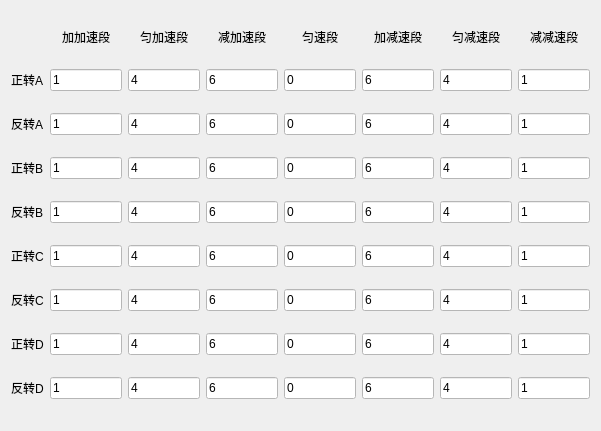
   <widget class="QWidget" name="layoutWidget">
    <property name="geometry">
     <rect>
      <x>550</x>
      <y>50</y>
      <width>601</width>
      <height>431</height>
     </rect>
    </property>
    <layout class="QGridLayout" name="gridLayout_2">
     <item row="0" column="1">
      <widget class="QLabel" name="label_15">
       <property name="minimumSize">
        <size>
         <width>0</width>
         <height>20</height>
        </size>
       </property>
       <property name="maximumSize">
        <size>
         <width>16777215</width>
         <height>20</height>
        </size>
       </property>
       <property name="text">
        <string>加加速段</string>
       </property>
       <property name="alignment">
        <set>Qt::AlignCenter</set>
       </property>
      </widget>
     </item>
     <item row="0" column="2">
      <widget class="QLabel" name="label_16">
       <property name="minimumSize">
        <size>
         <width>0</width>
         <height>20</height>
        </size>
       </property>
       <property name="maximumSize">
        <size>
         <width>16777215</width>
         <height>20</height>
        </size>
       </property>
       <property name="text">
        <string>匀加速段</string>
       </property>
       <property name="alignment">
        <set>Qt::AlignCenter</set>
       </property>
      </widget>
     </item>
     <item row="0" column="3">
      <widget class="QLabel" name="label_17">
       <property name="minimumSize">
        <size>
         <width>0</width>
         <height>20</height>
        </size>
       </property>
       <property name="maximumSize">
        <size>
         <width>16777215</width>
         <height>20</height>
        </size>
       </property>
       <property name="text">
        <string>减加速段</string>
       </property>
       <property name="alignment">
        <set>Qt::AlignCenter</set>
       </property>
      </widget>
     </item>
     <item row="0" column="4">
      <widget class="QLabel" name="label_18">
       <property name="minimumSize">
        <size>
         <width>0</width>
         <height>20</height>
        </size>
       </property>
       <property name="maximumSize">
        <size>
         <width>16777215</width>
         <height>20</height>
        </size>
       </property>
       <property name="text">
        <string>匀速段</string>
       </property>
       <property name="alignment">
        <set>Qt::AlignCenter</set>
       </property>
      </widget>
     </item>
     <item row="0" column="5">
      <widget class="QLabel" name="label_27">
       <property name="minimumSize">
        <size>
         <width>0</width>
         <height>20</height>
        </size>
       </property>
       <property name="maximumSize">
        <size>
         <width>16777215</width>
         <height>20</height>
        </size>
       </property>
       <property name="text">
        <string>加减速段</string>
       </property>
       <property name="alignment">
        <set>Qt::AlignCenter</set>
       </property>
      </widget>
     </item>
     <item row="0" column="6">
      <widget class="QLabel" name="label_28">
       <property name="minimumSize">
        <size>
         <width>0</width>
         <height>20</height>
        </size>
       </property>
       <property name="maximumSize">
        <size>
         <width>16777215</width>
         <height>20</height>
        </size>
       </property>
       <property name="text">
        <string>匀减速段</string>
       </property>
       <property name="alignment">
        <set>Qt::AlignCenter</set>
       </property>
      </widget>
     </item>
     <item row="0" column="7">
      <widget class="QLabel" name="label_43">
       <property name="minimumSize">
        <size>
         <width>0</width>
         <height>20</height>
        </size>
       </property>
       <property name="maximumSize">
        <size>
         <width>16777215</width>
         <height>20</height>
        </size>
       </property>
       <property name="text">
        <string>减减速段</string>
       </property>
       <property name="alignment">
        <set>Qt::AlignCenter</set>
       </property>
      </widget>
     </item>
     <item row="1" column="0">
      <widget class="QLabel" name="label_19">
       <property name="text">
        <string>正转A</string>
       </property>
      </widget>
     </item>
     <item row="1" column="1">
      <widget class="QLineEdit" name="lineEditA1">
       <property name="styleSheet">
        <string notr="true">background-color: rgb(255, 255, 255);</string>
       </property>
       <property name="text">
        <string>1</string>
       </property>
      </widget>
     </item>
     <item row="1" column="2">
      <widget class="QLineEdit" name="lineEditA2">
       <property name="styleSheet">
        <string notr="true">background-color: rgb(255, 255, 255);</string>
       </property>
       <property name="text">
        <string>4</string>
       </property>
      </widget>
     </item>
     <item row="1" column="3">
      <widget class="QLineEdit" name="lineEditA3">
       <property name="styleSheet">
        <string notr="true">background-color: rgb(255, 255, 255);</string>
       </property>
       <property name="text">
        <string>6</string>
       </property>
      </widget>
     </item>
     <item row="1" column="4">
      <widget class="QLineEdit" name="lineEditA4">
       <property name="styleSheet">
        <string notr="true">background-color: rgb(255, 255, 255);</string>
       </property>
       <property name="text">
        <string>0</string>
       </property>
      </widget>
     </item>
     <item row="1" column="5">
      <widget class="QLineEdit" name="lineEditA5">
       <property name="styleSheet">
        <string notr="true">background-color: rgb(255, 255, 255);</string>
       </property>
       <property name="text">
        <string>6</string>
       </property>
      </widget>
     </item>
     <item row="1" column="6">
      <widget class="QLineEdit" name="lineEditA6">
       <property name="styleSheet">
        <string notr="true">background-color: rgb(255, 255, 255);</string>
       </property>
       <property name="text">
        <string>4</string>
       </property>
      </widget>
     </item>
     <item row="1" column="7">
      <widget class="QLineEdit" name="lineEditA7">
       <property name="styleSheet">
        <string notr="true">background-color: rgb(255, 255, 255);</string>
       </property>
       <property name="text">
        <string>1</string>
       </property>
      </widget>
     </item>
     <item row="2" column="0">
      <widget class="QLabel" name="label_20">
       <property name="text">
        <string>反转A</string>
       </property>
      </widget>
     </item>
     <item row="2" column="1">
      <widget class="QLineEdit" name="lineEditA11">
       <property name="styleSheet">
        <string notr="true">background-color: rgb(255, 255, 255);</string>
       </property>
       <property name="text">
        <string>1</string>
       </property>
      </widget>
     </item>
     <item row="2" column="2">
      <widget class="QLineEdit" name="lineEditA22">
       <property name="styleSheet">
        <string notr="true">background-color: rgb(255, 255, 255);</string>
       </property>
       <property name="text">
        <string>4</string>
       </property>
      </widget>
     </item>
     <item row="2" column="3">
      <widget class="QLineEdit" name="lineEditA33">
       <property name="styleSheet">
        <string notr="true">background-color: rgb(255, 255, 255);</string>
       </property>
       <property name="text">
        <string>6</string>
       </property>
      </widget>
     </item>
     <item row="2" column="4">
      <widget class="QLineEdit" name="lineEditA44">
       <property name="styleSheet">
        <string notr="true">background-color: rgb(255, 255, 255);</string>
       </property>
       <property name="text">
        <string>0</string>
       </property>
      </widget>
     </item>
     <item row="2" column="5">
      <widget class="QLineEdit" name="lineEditA55">
       <property name="styleSheet">
        <string notr="true">background-color: rgb(255, 255, 255);</string>
       </property>
       <property name="text">
        <string>6</string>
       </property>
      </widget>
     </item>
     <item row="2" column="6">
      <widget class="QLineEdit" name="lineEditA66">
       <property name="styleSheet">
        <string notr="true">background-color: rgb(255, 255, 255);</string>
       </property>
       <property name="text">
        <string>4</string>
       </property>
      </widget>
     </item>
     <item row="2" column="7">
      <widget class="QLineEdit" name="lineEditA77">
       <property name="styleSheet">
        <string notr="true">background-color: rgb(255, 255, 255);</string>
       </property>
       <property name="text">
        <string>1</string>
       </property>
      </widget>
     </item>
     <item row="3" column="0">
      <widget class="QLabel" name="label_21">
       <property name="text">
        <string>正转B</string>
       </property>
      </widget>
     </item>
     <item row="3" column="1">
      <widget class="QLineEdit" name="lineEditB1">
       <property name="styleSheet">
        <string notr="true">background-color: rgb(255, 255, 255);</string>
       </property>
       <property name="text">
        <string>1</string>
       </property>
      </widget>
     </item>
     <item row="3" column="2">
      <widget class="QLineEdit" name="lineEditB2">
       <property name="styleSheet">
        <string notr="true">background-color: rgb(255, 255, 255);</string>
       </property>
       <property name="text">
        <string>4</string>
       </property>
      </widget>
     </item>
     <item row="3" column="3">
      <widget class="QLineEdit" name="lineEditB3">
       <property name="styleSheet">
        <string notr="true">background-color: rgb(255, 255, 255);</string>
       </property>
       <property name="text">
        <string>6</string>
       </property>
      </widget>
     </item>
     <item row="3" column="4">
      <widget class="QLineEdit" name="lineEditB4">
       <property name="styleSheet">
        <string notr="true">background-color: rgb(255, 255, 255);</string>
       </property>
       <property name="text">
        <string>0</string>
       </property>
      </widget>
     </item>
     <item row="3" column="5">
      <widget class="QLineEdit" name="lineEditB5">
       <property name="styleSheet">
        <string notr="true">background-color: rgb(255, 255, 255);</string>
       </property>
       <property name="text">
        <string>6</string>
       </property>
      </widget>
     </item>
     <item row="3" column="6">
      <widget class="QLineEdit" name="lineEditB6">
       <property name="styleSheet">
        <string notr="true">background-color: rgb(255, 255, 255);</string>
       </property>
       <property name="text">
        <string>4</string>
       </property>
      </widget>
     </item>
     <item row="3" column="7">
      <widget class="QLineEdit" name="lineEditB7">
       <property name="styleSheet">
        <string notr="true">background-color: rgb(255, 255, 255);</string>
       </property>
       <property name="text">
        <string>1</string>
       </property>
      </widget>
     </item>
     <item row="4" column="0">
      <widget class="QLabel" name="label_22">
       <property name="text">
        <string>反转B</string>
       </property>
      </widget>
     </item>
     <item row="4" column="1">
      <widget class="QLineEdit" name="lineEditB11">
       <property name="styleSheet">
        <string notr="true">background-color: rgb(255, 255, 255);</string>
       </property>
       <property name="text">
        <string>1</string>
       </property>
      </widget>
     </item>
     <item row="4" column="2">
      <widget class="QLineEdit" name="lineEditB22">
       <property name="styleSheet">
        <string notr="true">background-color: rgb(255, 255, 255);</string>
       </property>
       <property name="text">
        <string>4</string>
       </property>
      </widget>
     </item>
     <item row="4" column="3">
      <widget class="QLineEdit" name="lineEditB33">
       <property name="styleSheet">
        <string notr="true">background-color: rgb(255, 255, 255);</string>
       </property>
       <property name="text">
        <string>6</string>
       </property>
      </widget>
     </item>
     <item row="4" column="4">
      <widget class="QLineEdit" name="lineEditB44">
       <property name="styleSheet">
        <string notr="true">background-color: rgb(255, 255, 255);</string>
       </property>
       <property name="text">
        <string>0</string>
       </property>
      </widget>
     </item>
     <item row="4" column="5">
      <widget class="QLineEdit" name="lineEditB55">
       <property name="styleSheet">
        <string notr="true">background-color: rgb(255, 255, 255);</string>
       </property>
       <property name="text">
        <string>6</string>
       </property>
      </widget>
     </item>
     <item row="4" column="6">
      <widget class="QLineEdit" name="lineEditB66">
       <property name="styleSheet">
        <string notr="true">background-color: rgb(255, 255, 255);</string>
       </property>
       <property name="text">
        <string>4</string>
       </property>
      </widget>
     </item>
     <item row="4" column="7">
      <widget class="QLineEdit" name="lineEditB77">
       <property name="styleSheet">
        <string notr="true">background-color: rgb(255, 255, 255);</string>
       </property>
       <property name="text">
        <string>1</string>
       </property>
      </widget>
     </item>
     <item row="5" column="0">
      <widget class="QLabel" name="label_23">
       <property name="text">
        <string>正转C</string>
       </property>
      </widget>
     </item>
     <item row="5" column="1">
      <widget class="QLineEdit" name="lineEditC1">
       <property name="styleSheet">
        <string notr="true">background-color: rgb(255, 255, 255);</string>
       </property>
       <property name="text">
        <string>1</string>
       </property>
      </widget>
     </item>
     <item row="5" column="2">
      <widget class="QLineEdit" name="lineEditC2">
       <property name="styleSheet">
        <string notr="true">background-color: rgb(255, 255, 255);</string>
       </property>
       <property name="text">
        <string>4</string>
       </property>
      </widget>
     </item>
     <item row="5" column="3">
      <widget class="QLineEdit" name="lineEditC3">
       <property name="styleSheet">
        <string notr="true">background-color: rgb(255, 255, 255);</string>
       </property>
       <property name="text">
        <string>6</string>
       </property>
      </widget>
     </item>
     <item row="5" column="4">
      <widget class="QLineEdit" name="lineEditC4">
       <property name="styleSheet">
        <string notr="true">background-color: rgb(255, 255, 255);</string>
       </property>
       <property name="text">
        <string>0</string>
       </property>
      </widget>
     </item>
     <item row="5" column="5">
      <widget class="QLineEdit" name="lineEditC5">
       <property name="styleSheet">
        <string notr="true">background-color: rgb(255, 255, 255);</string>
       </property>
       <property name="text">
        <string>6</string>
       </property>
      </widget>
     </item>
     <item row="5" column="6">
      <widget class="QLineEdit" name="lineEditC6">
       <property name="styleSheet">
        <string notr="true">background-color: rgb(255, 255, 255);</string>
       </property>
       <property name="text">
        <string>4</string>
       </property>
      </widget>
     </item>
     <item row="5" column="7">
      <widget class="QLineEdit" name="lineEditC7">
       <property name="styleSheet">
        <string notr="true">background-color: rgb(255, 255, 255);</string>
       </property>
       <property name="text">
        <string>1</string>
       </property>
      </widget>
     </item>
     <item row="6" column="0">
      <widget class="QLabel" name="label_24">
       <property name="text">
        <string>反转C</string>
       </property>
      </widget>
     </item>
     <item row="6" column="1">
      <widget class="QLineEdit" name="lineEditC11">
       <property name="styleSheet">
        <string notr="true">background-color: rgb(255, 255, 255);</string>
       </property>
       <property name="text">
        <string>1</string>
       </property>
      </widget>
     </item>
     <item row="6" column="2">
      <widget class="QLineEdit" name="lineEditC22">
       <property name="styleSheet">
        <string notr="true">background-color: rgb(255, 255, 255);</string>
       </property>
       <property name="text">
        <string>4</string>
       </property>
      </widget>
     </item>
     <item row="6" column="3">
      <widget class="QLineEdit" name="lineEditC33">
       <property name="styleSheet">
        <string notr="true">background-color: rgb(255, 255, 255);</string>
       </property>
       <property name="text">
        <string>6</string>
       </property>
      </widget>
     </item>
     <item row="6" column="4">
      <widget class="QLineEdit" name="lineEditC44">
       <property name="styleSheet">
        <string notr="true">background-color: rgb(255, 255, 255);</string>
       </property>
       <property name="text">
        <string>0</string>
       </property>
      </widget>
     </item>
     <item row="6" column="5">
      <widget class="QLineEdit" name="lineEditC55">
       <property name="styleSheet">
        <string notr="true">background-color: rgb(255, 255, 255);</string>
       </property>
       <property name="text">
        <string>6</string>
       </property>
      </widget>
     </item>
     <item row="6" column="6">
      <widget class="QLineEdit" name="lineEditC66">
       <property name="styleSheet">
        <string notr="true">background-color: rgb(255, 255, 255);</string>
       </property>
       <property name="text">
        <string>4</string>
       </property>
      </widget>
     </item>
     <item row="6" column="7">
      <widget class="QLineEdit" name="lineEditC77">
       <property name="styleSheet">
        <string notr="true">background-color: rgb(255, 255, 255);</string>
       </property>
       <property name="text">
        <string>1</string>
       </property>
      </widget>
     </item>
     <item row="7" column="0">
      <widget class="QLabel" name="label_25">
       <property name="text">
        <string>正转D</string>
       </property>
      </widget>
     </item>
     <item row="7" column="1">
      <widget class="QLineEdit" name="lineEditD1">
       <property name="styleSheet">
        <string notr="true">background-color: rgb(255, 255, 255);</string>
       </property>
       <property name="text">
        <string>1</string>
       </property>
      </widget>
     </item>
     <item row="7" column="2">
      <widget class="QLineEdit" name="lineEditD2">
       <property name="styleSheet">
        <string notr="true">background-color: rgb(255, 255, 255);</string>
       </property>
       <property name="text">
        <string>4</string>
       </property>
      </widget>
     </item>
     <item row="7" column="3">
      <widget class="QLineEdit" name="lineEditD3">
       <property name="styleSheet">
        <string notr="true">background-color: rgb(255, 255, 255);</string>
       </property>
       <property name="text">
        <string>6</string>
       </property>
      </widget>
     </item>
     <item row="7" column="4">
      <widget class="QLineEdit" name="lineEditD4">
       <property name="styleSheet">
        <string notr="true">background-color: rgb(255, 255, 255);</string>
       </property>
       <property name="text">
        <string>0</string>
       </property>
      </widget>
     </item>
     <item row="7" column="5">
      <widget class="QLineEdit" name="lineEditD5">
       <property name="styleSheet">
        <string notr="true">background-color: rgb(255, 255, 255);</string>
       </property>
       <property name="text">
        <string>6</string>
       </property>
      </widget>
     </item>
     <item row="7" column="6">
      <widget class="QLineEdit" name="lineEditD6">
       <property name="styleSheet">
        <string notr="true">background-color: rgb(255, 255, 255);</string>
       </property>
       <property name="text">
        <string>4</string>
       </property>
      </widget>
     </item>
     <item row="7" column="7">
      <widget class="QLineEdit" name="lineEditD7">
       <property name="styleSheet">
        <string notr="true">background-color: rgb(255, 255, 255);</string>
       </property>
       <property name="text">
        <string>1</string>
       </property>
      </widget>
     </item>
     <item row="8" column="0">
      <widget class="QLabel" name="label_26">
       <property name="text">
        <string>反转D</string>
       </property>
      </widget>
     </item>
     <item row="8" column="1">
      <widget class="QLineEdit" name="lineEditD11">
       <property name="styleSheet">
        <string notr="true">background-color: rgb(255, 255, 255);</string>
       </property>
       <property name="text">
        <string>1</string>
       </property>
      </widget>
     </item>
     <item row="8" column="2">
      <widget class="QLineEdit" name="lineEditD22">
       <property name="styleSheet">
        <string notr="true">background-color: rgb(255, 255, 255);</string>
       </property>
       <property name="text">
        <string>4</string>
       </property>
      </widget>
     </item>
     <item row="8" column="3">
      <widget class="QLineEdit" name="lineEditD33">
       <property name="styleSheet">
        <string notr="true">background-color: rgb(255, 255, 255);</string>
       </property>
       <property name="text">
        <string>6</string>
       </property>
      </widget>
     </item>
     <item row="8" column="4">
      <widget class="QLineEdit" name="lineEditD44">
       <property name="styleSheet">
        <string notr="true">background-color: rgb(255, 255, 255);</string>
       </property>
       <property name="text">
        <string>0</string>
       </property>
      </widget>
     </item>
     <item row="8" column="5">
      <widget class="QLineEdit" name="lineEditD55">
       <property name="styleSheet">
        <string notr="true">background-color: rgb(255, 255, 255);</string>
       </property>
       <property name="text">
        <string>6</string>
       </property>
      </widget>
     </item>
     <item row="8" column="6">
      <widget class="QLineEdit" name="lineEditD66">
       <property name="styleSheet">
        <string notr="true">background-color: rgb(255, 255, 255);</string>
       </property>
       <property name="text">
        <string>4</string>
       </property>
      </widget>
     </item>
     <item row="8" column="7">
      <widget class="QLineEdit" name="lineEditD77">
       <property name="styleSheet">
        <string notr="true">background-color: rgb(255, 255, 255);</string>
       </property>
       <property name="text">
        <string>1</string>
       </property>
      </widget>
     </item>
    </layout>
   </widget>
